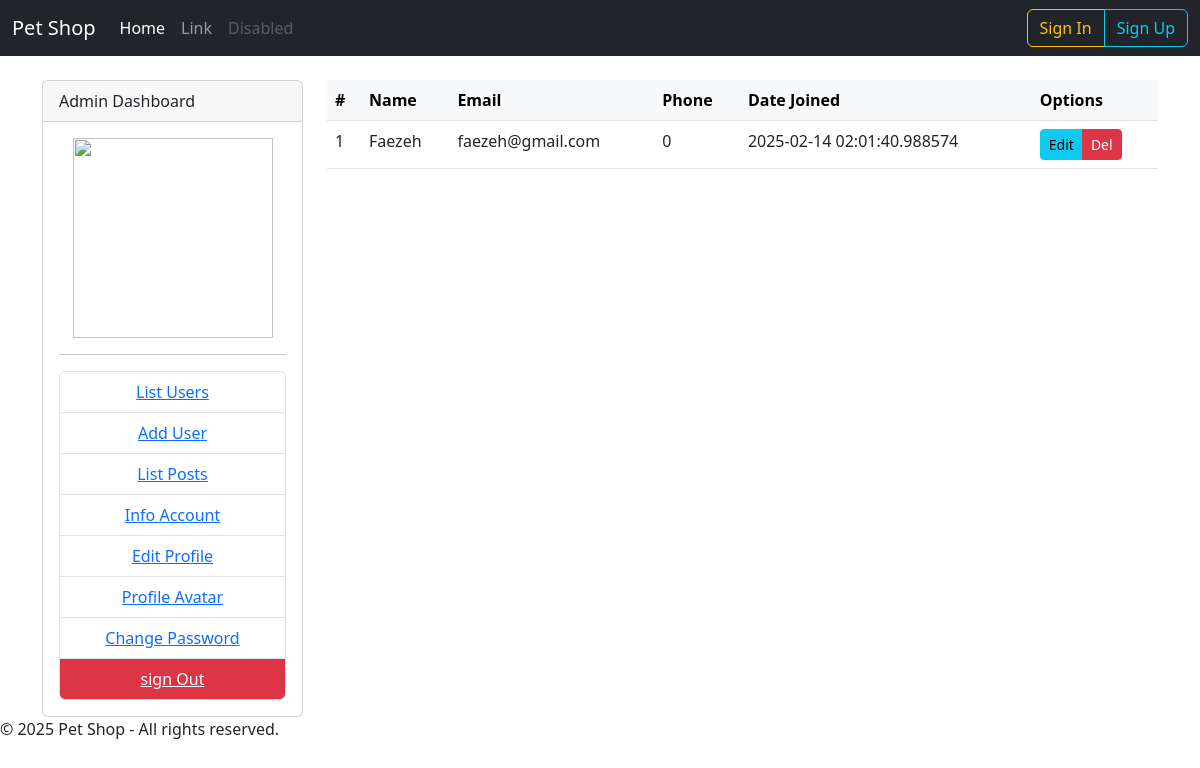
The page /admin/user on the database as committed earlier.
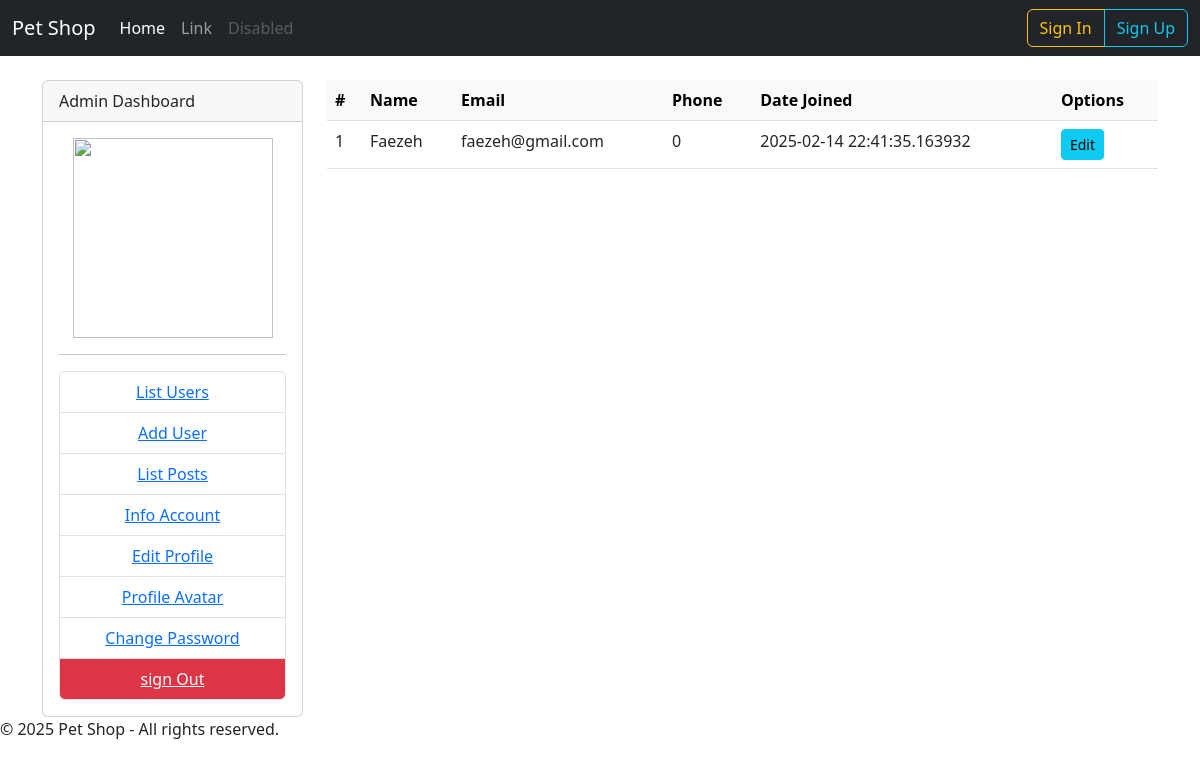
The same page on the database as committed later.
### models/User.py (models this page shows, shortened)
class Users(db.Model, UserMixin):
    id = Column(Integer, primary_key=True, autoincrement=True)
    name = Column(String(110))
    email = Column(String(110), unique=True)
    _passwd = Column("passwd", String(256))  # رمز عبور هش‌شده
    admin = Column(Boolean(), default=False)
    avatar = Column(String(110), default='/static/img/avatar.png')
    phone = Column(String(20), default='0')
    created_at = Column(DateTime(), default=datetime.utcnow)
    @property
    def passwd(self):
        """مدیریت مقدار هش‌شده رمز عبور"""
        return self._passwd
    @passwd.setter
    def passwd(self, password):
        """هش کردن رمز عبور عادی و ذخیره در _passwd"""
        self._passwd = generate_password_hash(password)

### controller/admin.py (the view)
    def get_all_users(self):
        get_all_user = Users.query.all()
        return render_template('/admin/user/list.html', users=get_all_user)

### templates/admin/user/list.html
{% include './header.html' %}
<div class="container">
    <div class="row mt-4">
        {% include "./admin/menu.html" %}
        <div class="col-9 justify-content-center">
            <table class="table">
                <thead class="table-light">
                  <tr>
                    <th>#</th>
                    <th>Name</th>
                    <th>Email</th>
                    <th>Phone</th>
                    <th>Date Joined</th>
                    <th>Options</th>
                  </tr>
                </thead>
                <tbody>
                    {% for user in users %}
                    <tr>
                        <td>{{ loop.index }}</td>
                        <td>{{ user.name }}</td>
                        <td>{{ user.email }}</td>
                        <td>{{ user.phone }}</td>
                        <td>{{ user.created_at }}</td>
                        <td>
                            <div class="btn-group" role="group">
                                <a href="{{ url_for('edit_user') }}?id={{user.id}}" class="btn btn-info btn-sm">Edit</a>
                                {% if not user.admin %}
                                <a href="" class="btn btn-danger btn-sm">Del</a>
                                {% endif %}
                            </div>
                        </td>
                    </tr>
                    {% endfor %}
                </tbody>
              </table>
        </div>
    </div>
</div>
{% include './footer.html' %}

Rows that differ between the two databases and show on the page:
changed Users "Faezeh": created_at "2025-02-14 02:01:40.988574" → "2025-02-14 22:41:35.163932"; no longer shows "Del"
